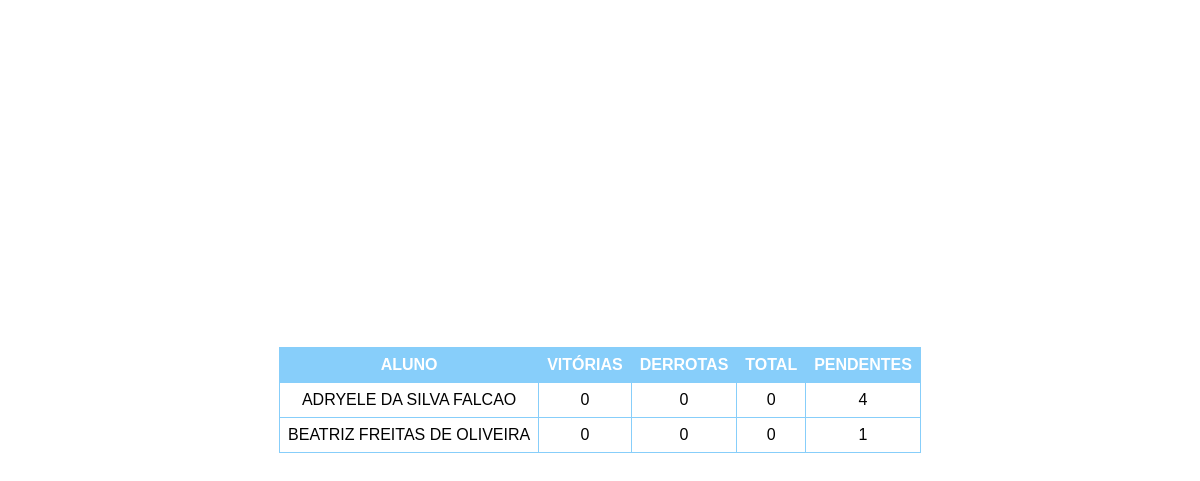
The page /boss/3ºB on the database as committed earlier.
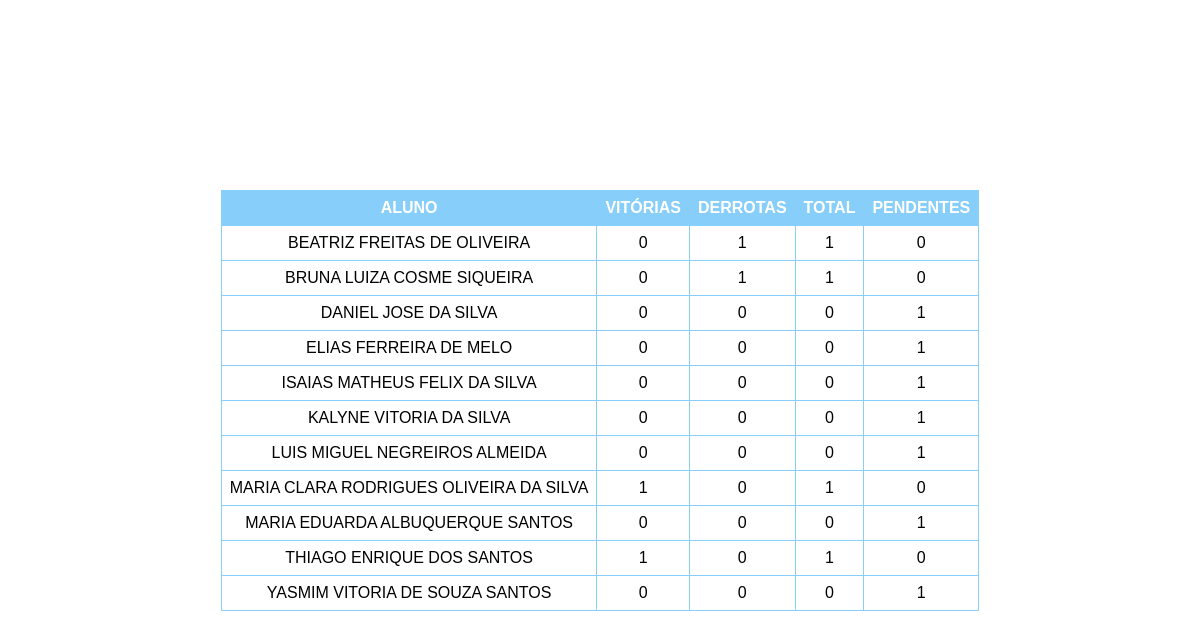
The same page on the database as committed later.
### main.py (models this page shows)
class Terceiro_B(db.Model):
    __tablename__ = 'Terceiro_B'

### main.py (the view)
@app.route('/boss/<class_id>', methods=['GET', 'POST'])
def lista_boss(class_id):
    turma_selecionada = selecionar_turma(class_id)
    lista_alunos = db.session.query(turma_selecionada.nome, turma_selecionada.coroa_ouro,
                                    turma_selecionada.coroa_prata, turma_selecionada.coroa_bronze,
                                    turma_selecionada.boss_vitoria, turma_selecionada.boss_total).order_by(
        turma_selecionada.nome)
    lista_turma = []
    for estudante in lista_alunos:
        coroas = sum(estudante[1:4])
        if coroas != 0:
            nome = estudante[0]
            boss_vitorias = estudante[4]
            boss_total = estudante[5]
            lista_estudante = [nome, coroas, boss_vitorias, boss_total]
            lista_turma.append(lista_estudante)
    return render_template("boss.html", estudantes=lista_turma)

### main.py (called while the page is built)
def selecionar_turma(valor):
    if valor == 'a' or valor == '3ºA':
        return lista_turmas_db[0]
    elif valor == 'b' or valor == '3ºB':
        return lista_turmas_db[1]
    elif valor == 'c' or valor == '3ºC':
        return lista_turmas_db[2]
    elif valor == 'd' or valor == '1ºD':
        return lista_turmas_db[3]

### templates/boss.html (shortened to what this page needs)
<!DOCTYPE html>
<html lang="en">
<head>
    <link rel="stylesheet" href="/static/styles.css">
</head>
<body>
<div class="menu">
    <table>
        <tr>
            <th>ALUNO</th>
            <th>VITÓRIAS</th>
            <th>DERROTAS</th>
            <th>TOTAL</th>
            <th>PENDENTES</th>
        </tr>
        {% for estudante in estudantes %}
        <tr>
            <td>{{ estudante[0] }}</td>
            <td>{{ estudante[2] }}</td>
            <td>{{ estudante[3] - estudante[2] }}</td>
            <td>{{ estudante[3] }}</td>
            <td>{{ estudante[1] - estudante[3] }}</td>
        </tr>
        {% endfor %}
    </table>
</div>
</body>
</html>

Rows that differ between the two databases and show on the page:
no longer on this page (row edited): Terceiro_B: nome "ADRYELE DA SILVA FALCAO", coroa_prata "0", estudante[3]-estudante[2] "0", coroa_bronze "0", estudante[1]-estudante[3] "4"
changed Terceiro_B "BEATRIZ FREITAS DE OLIVEIRA": estudante[3]-estudante[2] "0" → "1"; coroa_bronze "0" → "1"; estudante[1]-estudante[3] "1" → "0"
now on this page (row edited): Terceiro_B: nome "BRUNA LUIZA COSME SIQUEIRA", coroa_prata "0", estudante[3]-estudante[2] "1", coroa_bronze "1", estudante[1]-estudante[3] "0"
now on this page (row edited): Terceiro_B: nome "DANIEL JOSE DA SILVA", coroa_prata "0", estudante[3]-estudante[2] "0", estudante "0", estudante[1]-estudante[3] "1"
now on this page (row edited): Terceiro_B: nome "ELIAS FERREIRA DE MELO", coroa_prata "0", estudante[3]-estudante[2] "0", estudante "0", estudante[1]-estudante[3] "1"
now on this page (row edited): Terceiro_B: nome "ISAIAS MATHEUS FELIX DA SILVA", estudante "0", estudante[3]-estudante[2] "0", coroa_bronze "0", estudante[1]-estudante[3] "1"
now on this page (row edited): Terceiro_B: nome "KALYNE VITORIA DA SILVA", coroa_prata "0", estudante[3]-estudante[2] "0", estudante "0", estudante[1]-estudante[3] "1"
now on this page (row edited): Terceiro_B: nome "LUIS MIGUEL NEGREIROS ALMEIDA", estudante "0", estudante[3]-estudante[2] "0", coroa_bronze "0", estudante[1]-estudante[3] "1"
now on this page (row edited): Terceiro_B: nome "MARIA CLARA RODRIGUES OLIVEIRA DA SILVA", estudante "1", estudante "0", estudante[1]-estudante[3] "0"
now on this page (row edited): Terceiro_B: nome "MARIA EDUARDA ALBUQUERQUE SANTOS", estudante "0", estudante[3]-estudante[2] "0", coroa_bronze "0", estudante[1]-estudante[3] "1"
now on this page (row edited): Terceiro_B: nome "THIAGO ENRIQUE DOS SANTOS", estudante "1", estudante "0", estudante[1]-estudante[3] "0"
now on this page (row edited): Terceiro_B: nome "YASMIM VITORIA DE SOUZA SANTOS", estudante "0", estudante[3]-estudante[2] "0", coroa_bronze "0", estudante[1]-estudante[3] "1"
